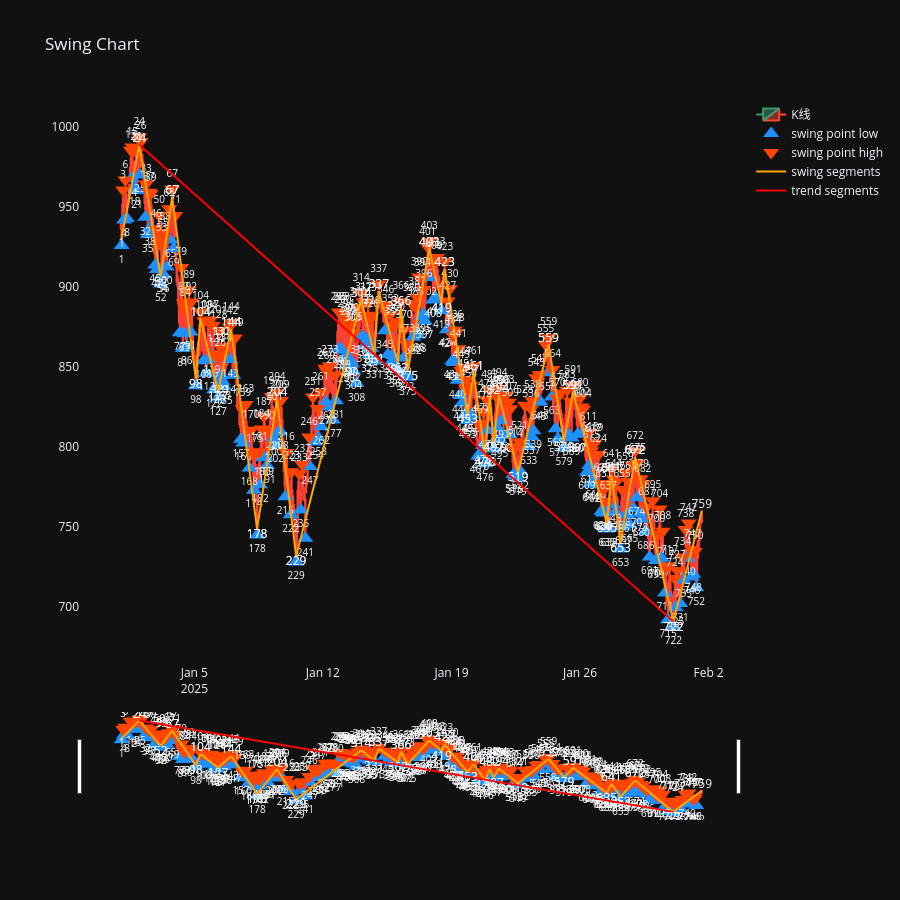

Write notebook code for a chart like this one.
### Code cell
# 画图
import pandas as pd
import plotly.graph_objects as go
from plotly.subplots import make_subplots
from pulao.constant import *

#
# region . Plotly - Cbar
#
df_cbar = cbar_manager.df_cbar.to_pandas()
df_cbar["datetime"] = pd.date_range("2025-01-01", periods=df_cbar.shape[0], freq="h")
df_cbar["open_price"] = df_cbar["high_price"]
df_cbar["close_price"] = df_cbar["low_price"]
if "index" in df_cbar.columns:
    del df_cbar["index"]

df_cbar.insert(0, "index", range(len(df_cbar)))

# region 构建波段数据
df_swing = swing_manager.df_swing.to_pandas()
df_swing["start_datetime"] = pd.Series(dtype="datetime64[ns]")
df_swing["end_datetime"] = pd.Series(dtype="datetime64[ns]")
if "index" in df_swing.columns:
    del df_swing["index"]
df_swing.insert(0, "index", range(len(df_swing)))

for i, row in enumerate(df_swing.itertuples()):
    df = df_cbar[
        (df_cbar["id"] >= row.cbar_start_id) & (df_cbar["id"] <= row.cbar_end_id)
    ]
    start_datetime = df.iloc[0]["datetime"]
    end_datetime = df.iloc[-1]["datetime"]
    df_swing.at[i, "start_datetime"] = start_datetime
    df_swing.at[i, "end_datetime"] = end_datetime

xs_swing = []
ys_swing = []
texts_swing = []
text_positions_swing = []
for i, row in enumerate(df_swing.itertuples()):
    xs_swing += [row.start_datetime, row.end_datetime, None]
    print("df_swing - "+str(i),row)
    start_index = df_cbar[(df_cbar["id"] == row.cbar_start_id)]["index"].iloc[0]
    end_index = df_cbar[(df_cbar["id"] == row.cbar_end_id)]["index"].iloc[0]
    if row.direction == Direction.UP:
        start_price = df_cbar[(df_cbar["id"] == row.cbar_start_id)]["low_price"].iloc[0]
        end_price = df_cbar[(df_cbar["id"] == row.cbar_end_id)]["high_price"].iloc[0]
        text_positions_swing += ["bottom center", "top center", "middle center"]
    else:
        start_price = df_cbar[(df_cbar["id"] == row.cbar_start_id)]["high_price"].iloc[
            0
        ]
        end_price = df_cbar[(df_cbar["id"] == row.cbar_end_id)]["low_price"].iloc[0]
        text_positions_swing += ["top center", "bottom center", "middle center"]
    ys_swing += [start_price, end_price, None]
    texts_swing += [start_index, end_index, None]
# endregion

# region 构建趋势数据
df_trend = trend_manager.df_trend.to_pandas()
df_trend["start_datetime"] = pd.Series(dtype="datetime64[ns]")
df_trend["end_datetime"] = pd.Series(dtype="datetime64[ns]")
df_trend.insert(0, "index", range(len(df_trend)))

for i, row in enumerate(df_trend.itertuples()):
    df = df_swing[
        (df_swing["id"] >= row.swing_start_id) & (df_swing["id"] <= row.swing_end_id)
    ]
    start_datetime = df.iloc[0]["start_datetime"]
    end_datetime = df.iloc[-1]["end_datetime"]
    df_trend.at[i, "start_datetime"] = start_datetime
    df_trend.at[i, "end_datetime"] = end_datetime

xs_trend = []
ys_trend = []
texts_trend = []
text_positions_trend = []
for i, row in enumerate(df_trend.itertuples()):
    xs_trend += [row.start_datetime, row.end_datetime, None]
    print("df_trend - "+ str(i), row)
    start_index = df_swing[(df_swing["id"] == row.swing_start_id)]["index"].iloc[0]
    end_index = df_swing[(df_swing["id"] == row.swing_end_id)]["index"].iloc[0]
    if row.direction == Direction.UP:
        start_price = df_swing[(df_swing["id"] == row.swing_start_id)]["low_price"].iloc[0]
        end_price = df_swing[(df_swing["id"] == row.swing_end_id)]["high_price"].iloc[0]
        text_positions_trend += ["bottom center", "top center", "middle center"]
    else:
        start_price = df_swing[(df_swing["id"] == row.swing_start_id)]["high_price"].iloc[
            0
        ]
        end_price = df_swing[(df_swing["id"] == row.swing_end_id)]["low_price"].iloc[0]
        text_positions_trend += ["top center", "bottom center", "middle center"]
    ys_trend += [start_price, end_price, None]
    texts_trend += [start_index, end_index, None]
#endregion

# region fig
fig = make_subplots(rows=1, cols=1)
fig.add_trace(
    go.Candlestick(
        x=df_cbar["datetime"],
        open=df_cbar["open_price"],
        high=df_cbar["high_price"],
        low=df_cbar["low_price"],
        close=df_cbar["close_price"],
        name="K线",
    ),
    row=1,
    col=1,
)

df_fractal_bottom = df_cbar[(df_cbar["fractal_type"] == FractalType.BOTTOM)]

fig.add_trace(
    go.Scatter(
        x=df_fractal_bottom["datetime"],
        y=df_fractal_bottom["low_price"] * 0.995,  # 放在K线最低价下方一点，不遮挡蜡烛
        mode="markers+text",
        name="swing point low",
        marker=dict(
            symbol="triangle-up",
            size=14,
            color="#1E90FF",
        ),
        text=df_fractal_bottom["index"],  # ← 添加序号
        textposition="bottom center",  # ← 文字位置
        textfont=dict(size=10, color="white"),
        hovertemplate="<b>波段低点</b><br>"
        + "时间: %{x}<br>"
        + "价格: %{y:.2f}<br>"
        + "<extra></extra>",
    ),
    row=1,
    col=1,
)


df_fractal_top = df_cbar[(df_cbar["fractal_type"] == FractalType.TOP)]

fig.add_trace(
    go.Scatter(
        x=df_fractal_top["datetime"],
        y=df_fractal_top["high_price"] * 1.005,  # 放在K线最高价上方一点
        mode="markers+text",
        name="swing point high",
        marker=dict(
            symbol="triangle-down",
            size=14,
            color="#FF4500",
        ),
        text=df_fractal_top["index"],  # ← 添加序号
        textposition="top center",  # ← 文字位置
        textfont=dict(size=10, color="white"),
        hovertemplate="<b>波段高点</b><br>"
        + "时间: %{x}<br>"
        + "价格: %{y:.2f}<br>"
        + "<extra></extra>",
    ),
    row=1,
    col=1,
)

fig.add_trace(
    go.Scatter(
        x=xs_swing,
        y=ys_swing,
        name="swing segments",
        mode="lines+text",  # lines+text 支持显示文字
        line=dict(width=2, color="orange"),
        text=texts_swing,
        textposition=text_positions_swing,  # 文字位置
    )
)

fig.add_trace(
    go.Scatter(
        x=xs_trend,
        y=ys_trend,
        name="trend segments",
        mode="lines+text",  # lines+text 支持显示文字
        line=dict(width=2, color="red"),
        text=texts_trend,
        textposition=text_positions_trend,  # 文字位置
    )
)

title = "Swing Chart"
fig.update_layout(
    title=title,
    height=900,
    hovermode="x unified",  # X轴悬停联动虚线
)

fig.update_xaxes(
    showgrid=False,
)

fig.update_yaxes(
    showgrid=False,
)

fig.show()
# endregion

# endregion

### Figure 1 — Plotly figure (JSON) as saved in the notebook; plotly's stock layout.template omitted (floating-point values rounded to 4 significant figures; data arrays with more than 128 entries replaced by an {"elided": "..."} marker saying what was removed)
{"data": [{"close": {"elided": "760 float values"}, "high": {"elided": "760 float values"}, "low": {"elided": "760 float values"}, "name": "K线", "open": {"elided": "760 float values"}, "x": {"elided": "760 str values"}, "type": "candlestick", "xaxis": "x", "yaxis": "y"}, {"hovertemplate": "<b>波段低点</b><br>时间: %{x}<br>价格: %{y:.2f}<br><extra></extra>", "marker": {"color": "#1E90FF", "size": 14, "symbol": "triangle-up"}, "mode": "markers+text", "name": "swing point low", "text": {"elided": "177 float values"}, "textfont": {"color": "white", "size": 10}, "textposition": "bottom center", "x": {"elided": "177 str values"}, "y": {"elided": "177 float values"}, "type": "scatter", "xaxis": "x", "yaxis": "y"}, {"hovertemplate": "<b>波段高点</b><br>时间: %{x}<br>价格: %{y:.2f}<br><extra></extra>", "marker": {"color": "#FF4500", "size": 14, "symbol": "triangle-down"}, "mode": "markers+text", "name": "swing point high", "text": {"elided": "176 float values"}, "textfont": {"color": "white", "size": 10}, "textposition": "top center", "x": {"elided": "176 str values"}, "y": {"elided": "176 float values"}, "type": "scatter", "xaxis": "x", "yaxis": "y"}, {"line": {"color": "orange", "width": 2}, "mode": "lines+text", "name": "swing segments", "text": ["1", "24", null, "24", "52", null, "52", "67", null, "67", "98", null, "98", "104", null, "104", "127", null, "127", "144", null, "144", "178", null, "178", "204", null, "204", "229", null, "229", "314", null, "314", "331", null, "331", "337", null, "337", "362", null, "362", "366", null, "366", "375", null, "375", "403", null, "403", "419", null, "419", "423", null, "423", "453", null, "453", "461", null, "461", "476", null, "476", "482", null, "482", "487", null, "487", "494", null, "494", "519", null, "519", "559", null, "559", "579", null, "579", "591", null, "591", "635", null, "635", "641", null, "641", "653", null, "653", "672", null, "672", "722", null, "722", "759", null], "textposition": ["bottom center", "top center", "middle center", "top center", "bottom center", "middle center", "bottom center", "top center", "middle center", "top center", "bottom center", "middle center", "bottom center", "top center", "middle center", "top center", "bottom center", "middle center", "bottom center", "top center", "middle center", "top center", "bottom center", "middle center", "bottom center", "top center", "middle center", "top center", "bottom center", "middle center", "bottom center", "top center", "middle center", "top center", "bottom center", "middle center", "bottom center", "top center", "middle center", "top center", "bottom center", "middle center", "bottom center", "top center", "middle center", "top center", "bottom center", "middle center", "bottom center", "top center", "middle center", "top center", "bottom center", "middle center", "bottom center", "top center", "middle center", "top center", "bottom center", "middle center", "bottom center", "top center", "middle center", "top center", "bottom center", "middle center", "bottom center", "top center", "middle center", "top center", "bottom center", "middle center", "bottom center", "top center", "middle center", "top center", "bottom center", "middle center", "bottom center", "top center", "middle center", "top center", "bottom center", "middle center", "bottom center", "top center", "middle center", "top center", "bottom center", "middle center", "bottom center", "top center", "middle center", "top center", "bottom center", "middle center", "bottom center", "top center", "middle center", "top center", "bottom center", "middle center", "bottom center", "top center", "middle center"], "x": ["2025-01-01T01:00:00", "2025-01-02T00:00:00", null, "2025-01-02T00:00:00", "2025-01-03T04:00:00", null, "2025-01-03T04:00:00", "2025-01-03T19:00:00", null, "2025-01-03T19:00:00", "2025-01-05T02:00:00", null, "2025-01-05T02:00:00", "2025-01-05T08:00:00", null, "2025-01-05T08:00:00", "2025-01-06T07:00:00", null, "2025-01-06T07:00:00", "2025-01-07T00:00:00", null, "2025-01-07T00:00:00", "2025-01-08T10:00:00", null, "2025-01-08T10:00:00", "2025-01-09T12:00:00", null, "2025-01-09T12:00:00", "2025-01-10T13:00:00", null, "2025-01-10T13:00:00", "2025-01-14T02:00:00", null, "2025-01-14T02:00:00", "2025-01-14T19:00:00", null, "2025-01-14T19:00:00", "2025-01-15T01:00:00", null, "2025-01-15T01:00:00", "2025-01-16T02:00:00", null, "2025-01-16T02:00:00", "2025-01-16T06:00:00", null, "2025-01-16T06:00:00", "2025-01-16T15:00:00", null, "2025-01-16T15:00:00", "2025-01-17T19:00:00", null, "2025-01-17T19:00:00", "2025-01-18T11:00:00", null, "2025-01-18T11:00:00", "2025-01-18T15:00:00", null, "2025-01-18T15:00:00", "2025-01-19T21:00:00", null, "2025-01-19T21:00:00", "2025-01-20T05:00:00", null, "2025-01-20T05:00:00", "2025-01-20T20:00:00", null, "2025-01-20T20:00:00", "2025-01-21T02:00:00", null, "2025-01-21T02:00:00", "2025-01-21T07:00:00", null, "2025-01-21T07:00:00", "2025-01-21T14:00:00", null, "2025-01-21T14:00:00", "2025-01-22T15:00:00", null, "2025-01-22T15:00:00", "2025-01-24T07:00:00", null, "2025-01-24T07:00:00", "2025-01-25T03:00:00", null, "2025-01-25T03:00:00", "2025-01-25T15:00:00", null, "2025-01-25T15:00:00", "2025-01-27T11:00:00", null, "2025-01-27T11:00:00", "2025-01-27T17:00:00", null, "2025-01-27T17:00:00", "2025-01-28T05:00:00", null, "2025-01-28T05:00:00", "2025-01-29T00:00:00", null, "2025-01-29T00:00:00", "2025-01-31T02:00:00", null, "2025-01-31T02:00:00", "2025-02-01T15:00:00", null], "y": [930.3, 988.5, null, 988.5, 906.1, null, 906.1, 955.9, null, 955.9, 842.1, null, 842.1, 879.9, null, 879.9, 834.4, null, 834.4, 873.1, null, 873.1, 748.5, null, 748.5, 829.8, null, 829.8, 731.4, null, 731.4, 891.5, null, 891.5, 857.8, null, 857.8, 897.0, null, 897.0, 852.2, null, 852.2, 886.4, null, 886.4, 847.4, null, 847.4, 923.7, null, 923.7, 889.4, null, 889.4, 910.9, null, 910.9, 820.3, null, 820.3, 846.0, null, 846.0, 793.2, null, 793.2, 831.2, null, 831.2, 802.5, null, 802.5, 832.2, null, 832.2, 784.1, null, 784.1, 863.7, null, 863.7, 803.0, null, 803.0, 834.2, null, 834.2, 752.1, null, 752.1, 782.0, null, 782.0, 739.6, null, 739.6, 793.2, null, 793.2, 690.6, null, 690.6, 759.5, null], "type": "scatter"}, {"line": {"color": "red", "width": 2}, "mode": "lines+text", "name": "trend segments", "text": ["1", "33", null], "textposition": ["top center", "bottom center", "middle center"], "x": ["2025-01-02T00:00:00", "2025-01-31T02:00:00", null], "y": [988.5, 690.6, null], "type": "scatter"}], "layout": {"xaxis": {"anchor": "y", "domain": [0.0, 1.0], "showgrid": false}, "yaxis": {"anchor": "x", "domain": [0.0, 1.0], "showgrid": false}, "title": {"text": "Swing Chart"}, "height": 900, "hovermode": "x unified"}}
